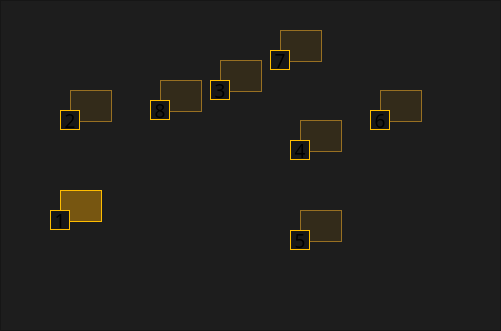
   <widget class="QFrame" name="frame_2">
    <property name="geometry">
     <rect>
      <x>840</x>
      <y>390</y>
      <width>501</width>
      <height>331</height>
     </rect>
    </property>
    <property name="styleSheet">
     <string notr="true">background-color: #1D1D1D;
</string>
    </property>
    <property name="frameShape">
     <enum>QFrame::StyledPanel</enum>
    </property>
    <property name="frameShadow">
     <enum>QFrame::Raised</enum>
    </property>
    <widget class="QLabel" name="imglabel">
     <property name="geometry">
      <rect>
       <x>60</x>
       <y>50</y>
       <width>378</width>
       <height>218</height>
      </rect>
     </property>
     <property name="minimumSize">
      <size>
       <width>370</width>
       <height>218</height>
      </size>
     </property>
     <property name="maximumSize">
      <size>
       <width>378</width>
       <height>218</height>
      </size>
     </property>
     <property name="text">
      <string/>
     </property>
     <property name="pixmap">
      <pixmap>hmi-images/arch.png</pixmap>
     </property>
    </widget>
    <widget class="QLabel" name="camera1_number">
     <property name="geometry">
      <rect>
       <x>50</x>
       <y>210</y>
       <width>20</width>
       <height>20</height>
      </rect>
     </property>
     <property name="minimumSize">
      <size>
       <width>20</width>
       <height>20</height>
      </size>
     </property>
     <property name="maximumSize">
      <size>
       <width>20</width>
       <height>20</height>
      </size>
     </property>
     <property name="font">
      <font>
       <family>Sofia Pro</family>
       <pointsize>14</pointsize>
      </font>
     </property>
     <property name="styleSheet">
      <string notr="true">background: #181818;
border: 1px solid #ffbd00;
border-radius: 200px;</string>
     </property>
     <property name="text">
      <string>1</string>
     </property>
     <property name="alignment">
      <set>Qt::AlignCenter</set>
     </property>
    </widget>
    <widget class="QLabel" name="camera2_frame">
     <property name="geometry">
      <rect>
       <x>70</x>
       <y>90</y>
       <width>42</width>
       <height>32</height>
      </rect>
     </property>
     <property name="minimumSize">
      <size>
       <width>42</width>
       <height>32</height>
      </size>
     </property>
     <property name="maximumSize">
      <size>
       <width>42</width>
       <height>32</height>
      </size>
     </property>
     <property name="styleSheet">
      <string notr="true">background: rgba(255, 173, 0, 0.1);
border: 1px solid #987022;

</string>
     </property>
     <property name="text">
      <string/>
     </property>
    </widget>
    <widget class="QLabel" name="camera2_number">
     <property name="geometry">
      <rect>
       <x>60</x>
       <y>110</y>
       <width>20</width>
       <height>20</height>
      </rect>
     </property>
     <property name="minimumSize">
      <size>
       <width>20</width>
       <height>20</height>
      </size>
     </property>
     <property name="maximumSize">
      <size>
       <width>20</width>
       <height>20</height>
      </size>
     </property>
     <property name="font">
      <font>
       <family>Sofia Pro</family>
       <pointsize>14</pointsize>
      </font>
     </property>
     <property name="styleSheet">
      <string notr="true">background: #181818;
border: 1px solid #ffbd00;
border-radius: 200px;</string>
     </property>
     <property name="text">
      <string>2</string>
     </property>
     <property name="alignment">
      <set>Qt::AlignCenter</set>
     </property>
    </widget>
    <widget class="QLabel" name="camera3_number">
     <property name="geometry">
      <rect>
       <x>210</x>
       <y>80</y>
       <width>20</width>
       <height>20</height>
      </rect>
     </property>
     <property name="minimumSize">
      <size>
       <width>20</width>
       <height>20</height>
      </size>
     </property>
     <property name="maximumSize">
      <size>
       <width>20</width>
       <height>20</height>
      </size>
     </property>
     <property name="font">
      <font>
       <family>Sofia Pro</family>
       <pointsize>14</pointsize>
      </font>
     </property>
     <property name="styleSheet">
      <string notr="true">background: #181818;
border: 1px solid #ffbd00;
border-radius: 200px;</string>
     </property>
     <property name="text">
      <string>3</string>
     </property>
     <property name="alignment">
      <set>Qt::AlignCenter</set>
     </property>
    </widget>
    <widget class="QLabel" name="camera3_frame">
     <property name="geometry">
      <rect>
       <x>220</x>
       <y>60</y>
       <width>42</width>
       <height>32</height>
      </rect>
     </property>
     <property name="minimumSize">
      <size>
       <width>42</width>
       <height>32</height>
      </size>
     </property>
     <property name="maximumSize">
      <size>
       <width>42</width>
       <height>32</height>
      </size>
     </property>
     <property name="styleSheet">
      <string notr="true">background: rgba(255, 173, 0, 0.1);
border: 1px solid #987022;
</string>
     </property>
     <property name="text">
      <string/>
     </property>
    </widget>
    <widget class="QLabel" name="camera4_number">
     <property name="geometry">
      <rect>
       <x>290</x>
       <y>140</y>
       <width>20</width>
       <height>20</height>
      </rect>
     </property>
     <property name="minimumSize">
      <size>
       <width>20</width>
       <height>20</height>
      </size>
     </property>
     <property name="maximumSize">
      <size>
       <width>20</width>
       <height>20</height>
      </size>
     </property>
     <property name="font">
      <font>
       <family>Sofia Pro</family>
       <pointsize>14</pointsize>
      </font>
     </property>
     <property name="styleSheet">
      <string notr="true">background: #181818;
border: 1px solid #ffbd00;
border-radius: 200px;</string>
     </property>
     <property name="text">
      <string>4</string>
     </property>
     <property name="alignment">
      <set>Qt::AlignCenter</set>
     </property>
    </widget>
    <widget class="QLabel" name="camera4_frame">
     <property name="geometry">
      <rect>
       <x>300</x>
       <y>120</y>
       <width>42</width>
       <height>32</height>
      </rect>
     </property>
     <property name="minimumSize">
      <size>
       <width>42</width>
       <height>32</height>
      </size>
     </property>
     <property name="maximumSize">
      <size>
       <width>42</width>
       <height>32</height>
      </size>
     </property>
     <property name="styleSheet">
      <string notr="true">background: rgba(255, 173, 0, 0.1);
border: 1px solid #987022;
</string>
     </property>
     <property name="text">
      <string/>
     </property>
    </widget>
    <widget class="QLabel" name="camera5_frame">
     <property name="geometry">
      <rect>
       <x>300</x>
       <y>210</y>
       <width>42</width>
       <height>32</height>
      </rect>
     </property>
     <property name="minimumSize">
      <size>
       <width>42</width>
       <height>32</height>
      </size>
     </property>
     <property name="maximumSize">
      <size>
       <width>42</width>
       <height>32</height>
      </size>
     </property>
     <property name="styleSheet">
      <string notr="true">background: rgba(255, 173, 0, 0.1);
border: 1px solid #987022;
</string>
     </property>
     <property name="text">
      <string/>
     </property>
    </widget>
    <widget class="QLabel" name="camera5_number">
     <property name="geometry">
      <rect>
       <x>290</x>
       <y>230</y>
       <width>20</width>
       <height>20</height>
      </rect>
     </property>
     <property name="minimumSize">
      <size>
       <width>20</width>
       <height>20</height>
      </size>
     </property>
     <property name="maximumSize">
      <size>
       <width>20</width>
       <height>20</height>
      </size>
     </property>
     <property name="font">
      <font>
       <family>Sofia Pro</family>
       <pointsize>14</pointsize>
      </font>
     </property>
     <property name="styleSheet">
      <string notr="true">background: #181818;
border: 1px solid #ffbd00;
border-radius: 200px;</string>
     </property>
     <property name="text">
      <string>5</string>
     </property>
     <property name="alignment">
      <set>Qt::AlignCenter</set>
     </property>
    </widget>
    <widget class="QLabel" name="camera6_frame">
     <property name="geometry">
      <rect>
       <x>380</x>
       <y>90</y>
       <width>42</width>
       <height>32</height>
      </rect>
     </property>
     <property name="minimumSize">
      <size>
       <width>42</width>
       <height>32</height>
      </size>
     </property>
     <property name="maximumSize">
      <size>
       <width>42</width>
       <height>32</height>
      </size>
     </property>
     <property name="styleSheet">
      <string notr="true">background: rgba(255, 173, 0, 0.1);
border: 1px solid #987022;
</string>
     </property>
     <property name="text">
      <string/>
     </property>
    </widget>
    <widget class="QLabel" name="camera6_number">
     <property name="geometry">
      <rect>
       <x>370</x>
       <y>110</y>
       <width>20</width>
       <height>20</height>
      </rect>
     </property>
     <property name="minimumSize">
      <size>
       <width>20</width>
       <height>20</height>
      </size>
     </property>
     <property name="maximumSize">
      <size>
       <width>20</width>
       <height>20</height>
      </size>
     </property>
     <property name="font">
      <font>
       <family>Sofia Pro</family>
       <pointsize>14</pointsize>
      </font>
     </property>
     <property name="styleSheet">
      <string notr="true">background: #181818;
border: 1px solid #ffbd00;
border-radius: 200px;</string>
     </property>
     <property name="text">
      <string>6</string>
     </property>
     <property name="alignment">
      <set>Qt::AlignCenter</set>
     </property>
    </widget>
    <widget class="QLabel" name="camera7_number">
     <property name="geometry">
      <rect>
       <x>270</x>
       <y>50</y>
       <width>20</width>
       <height>20</height>
      </rect>
     </property>
     <property name="minimumSize">
      <size>
       <width>20</width>
       <height>20</height>
      </size>
     </property>
     <property name="maximumSize">
      <size>
       <width>20</width>
       <height>20</height>
      </size>
     </property>
     <property name="font">
      <font>
       <family>Sofia Pro</family>
       <pointsize>14</pointsize>
      </font>
     </property>
     <property name="styleSheet">
      <string notr="true">background: #181818;
border: 1px solid #ffbd00;
border-radius: 200px;</string>
     </property>
     <property name="text">
      <string>7</string>
     </property>
     <property name="alignment">
      <set>Qt::AlignCenter</set>
     </property>
    </widget>
    <widget class="QLabel" name="camera7_frame">
     <property name="geometry">
      <rect>
       <x>280</x>
       <y>30</y>
       <width>42</width>
       <height>32</height>
      </rect>
     </property>
     <property name="minimumSize">
      <size>
       <width>42</width>
       <height>32</height>
      </size>
     </property>
     <property name="maximumSize">
      <size>
       <width>42</width>
       <height>32</height>
      </size>
     </property>
     <property name="styleSheet">
      <string notr="true">background: rgba(255, 173, 0, 0.1);
border: 1px solid #987022;
</string>
     </property>
     <property name="text">
      <string/>
     </property>
    </widget>
    <widget class="QLabel" name="camera8_frame">
     <property name="geometry">
      <rect>
       <x>160</x>
       <y>80</y>
       <width>42</width>
       <height>32</height>
      </rect>
     </property>
     <property name="minimumSize">
      <size>
       <width>42</width>
       <height>32</height>
      </size>
     </property>
     <property name="maximumSize">
      <size>
       <width>42</width>
       <height>32</height>
      </size>
     </property>
     <property name="styleSheet">
      <string notr="true">background: rgba(255, 173, 0, 0.1);
border: 1px solid #987022;
</string>
     </property>
     <property name="text">
      <string/>
     </property>
    </widget>
    <widget class="QLabel" name="camera8_number">
     <property name="geometry">
      <rect>
       <x>150</x>
       <y>100</y>
       <width>20</width>
       <height>20</height>
      </rect>
     </property>
     <property name="minimumSize">
      <size>
       <width>20</width>
       <height>20</height>
      </size>
     </property>
     <property name="maximumSize">
      <size>
       <width>20</width>
       <height>20</height>
      </size>
     </property>
     <property name="font">
      <font>
       <family>Sofia Pro</family>
       <pointsize>14</pointsize>
      </font>
     </property>
     <property name="styleSheet">
      <string notr="true">background: #181818;
border: 1px solid #ffbd00;
border-radius: 200px;</string>
     </property>
     <property name="text">
      <string>8</string>
     </property>
     <property name="alignment">
      <set>Qt::AlignCenter</set>
     </property>
    </widget>
    <widget class="QLabel" name="camera1_frame">
     <property name="geometry">
      <rect>
       <x>60</x>
       <y>190</y>
       <width>42</width>
       <height>32</height>
      </rect>
     </property>
     <property name="minimumSize">
      <size>
       <width>42</width>
       <height>32</height>
      </size>
     </property>
     <property name="maximumSize">
      <size>
       <width>42</width>
       <height>32</height>
      </size>
     </property>
     <property name="styleSheet">
      <string notr="true">background: rgba(255, 173, 0, 0.4);
border: 1px solid #ffbd00;

</string>
     </property>
     <property name="text">
      <string/>
     </property>
    </widget>
    <zorder>imglabel</zorder>
    <zorder>camera2_frame</zorder>
    <zorder>camera2_number</zorder>
    <zorder>camera3_frame</zorder>
    <zorder>camera3_number</zorder>
    <zorder>camera4_frame</zorder>
    <zorder>camera4_number</zorder>
    <zorder>camera5_frame</zorder>
    <zorder>camera5_number</zorder>
    <zorder>camera6_frame</zorder>
    <zorder>camera6_number</zorder>
    <zorder>camera7_frame</zorder>
    <zorder>camera7_number</zorder>
    <zorder>camera8_frame</zorder>
    <zorder>camera8_number</zorder>
    <zorder>camera1_frame</zorder>
    <zorder>camera1_number</zorder>
   </widget>
